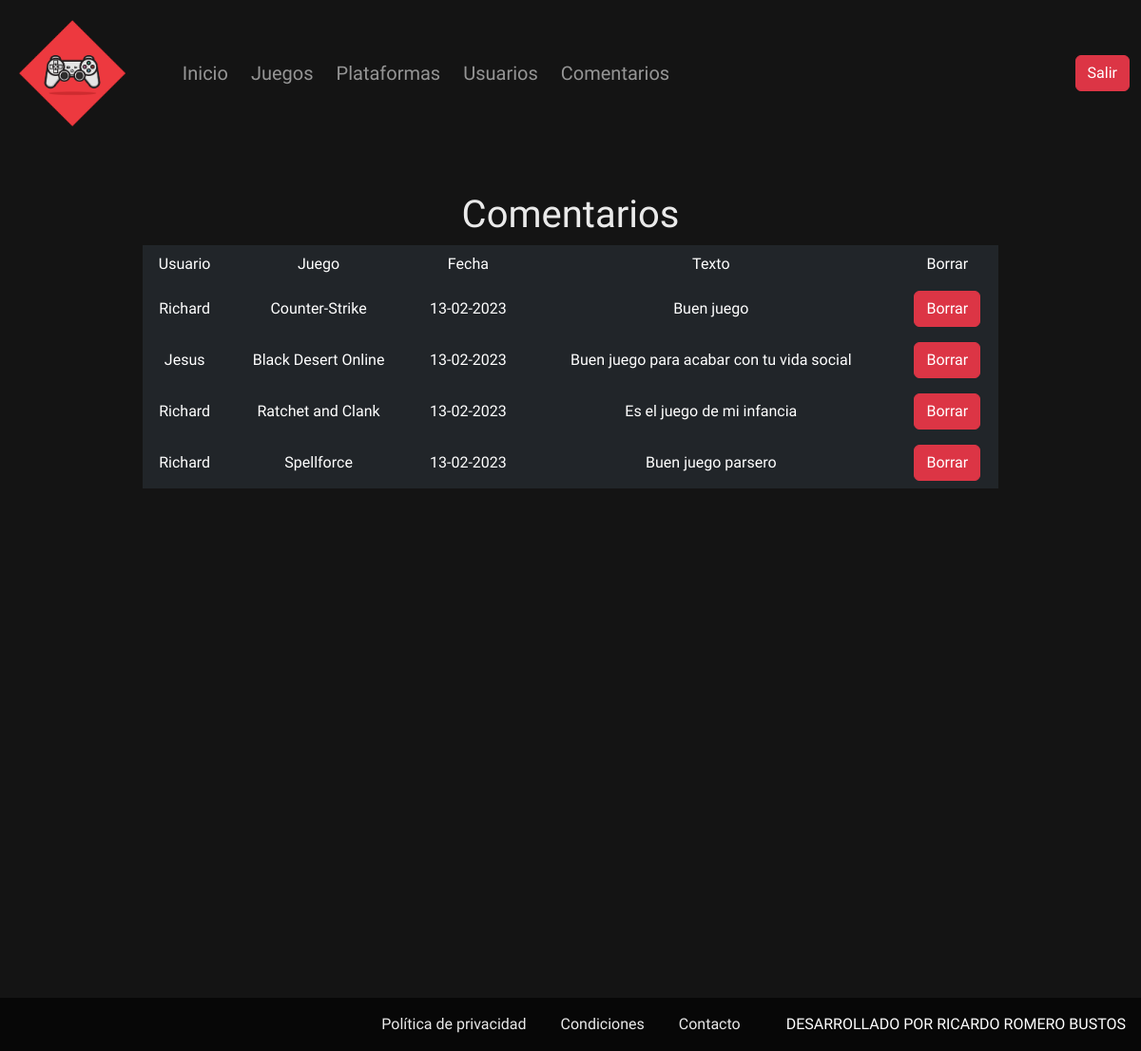
Before: /controladores/c_comentarios.php (signed in) with the older database file.
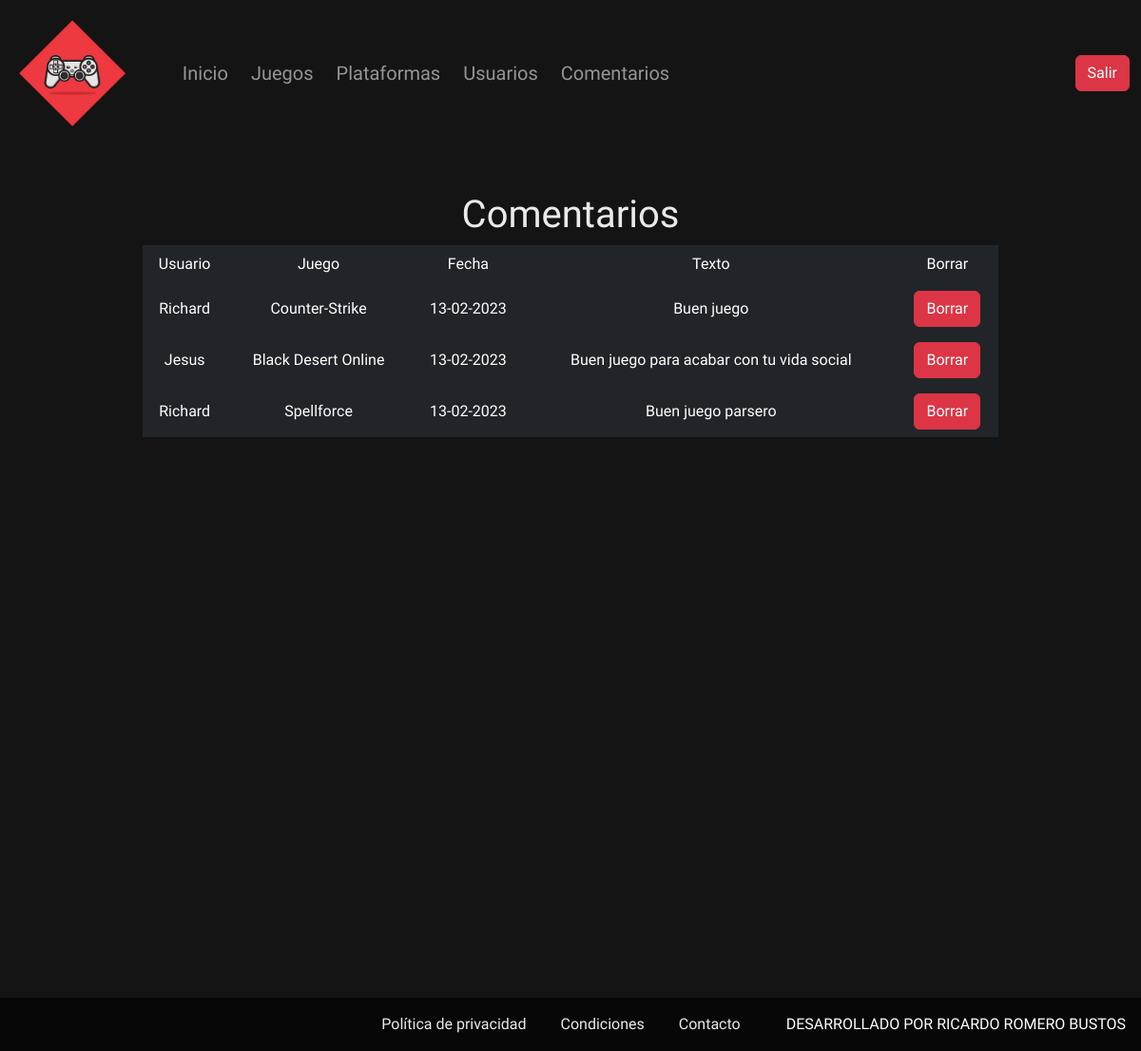
After: the same page with the newer database file.
### tables this page shows
CREATE TABLE `comentario` (
  `usuario` bigint(20) UNSIGNED NOT NULL,
  `juego` bigint(20) UNSIGNED NOT NULL,
  `fecha` date NOT NULL,
  `texto` varchar(100) NOT NULL
);

CREATE TABLE `usuarios` (
  `id` bigint(20) UNSIGNED NOT NULL,
  `nombre` varchar(50) DEFAULT NULL,
  `nick` varchar(20) NOT NULL,
  `pass` varchar(20) NOT NULL,
  `activo` tinyint(1) DEFAULT NULL
);

CREATE TABLE `juegos` (
  `id` bigint(20) UNSIGNED NOT NULL,
  `nombre` varchar(50) NOT NULL,
  `descripcion` varchar(50) NOT NULL,
  `plataforma` bigint(20) UNSIGNED NOT NULL,
  `caratula` varchar(50) NOT NULL,
  `fecha_lanzamiento` date NOT NULL,
  `activo` tinyint(1) NOT NULL
);

### controladores/c_comentarios.php (called while the page is built, shortened)
<?php
    require_once("../funciones/funciones.php");
    require_once("../modelos/m_comentario.php");
    if(isset($_SESSION['nick']) && isset($_SESSION['pass'])){
        $nick=$_SESSION['nick'];
        $pass=$_SESSION['pass'];
        $esAdmin=comprobar_admin($nick,$pass);
        if($esAdmin){
            $header=headerAdmin();
        }else{
            $header=headerUsu();
            $tipo_usu="usuario";
        }
    }else{
        $header=headerGuest();
        $tipo_usu="invitado";
    }
    $comen=new comentario();
    $comentarios=$comen->todos_comentarios();
    include "../vistas/v_comentarios.php";
?>

### modelos/m_comentario.php (called while the page is built, shortened)
<?php
    class comentario{
        public function todos_comentarios(){
            $con=conectar::conexion();
            $buscar=$con->query("select usuarios.nombre nomusu, juegos.nombre nomjue, comentario.fecha, comentario.texto, comentario.usuario idusu, comentario.juego idjue from comentario,juegos,usuarios where usuario=usuarios.id and juego=juegos.id");
            if($buscar->num_rows>0){
                $i=0;
                while($fila_buscar=$buscar->fetch_array(MYSQLI_ASSOC)){
                    $datos[$i]['usuario']=$fila_buscar['nomusu'];
                    $datos[$i]['juego']=$fila_buscar['nomjue'];
                    $datos[$i]['fecha']=$fila_buscar['fecha'];
                    $datos[$i]['texto']=$fila_buscar['texto'];
                    $datos[$i]['id_usuario']=$fila_buscar['idusu'];
                    $datos[$i]['id_juego']=$fila_buscar['idjue'];
                    $i++;
                }
            }else{
                $datos=null;
            }
            return $datos;
        }
    }
?>

### vistas/v_comentarios.php (the view, shortened to what this page needs)
<!DOCTYPE html>
<html lang="en">
<head>
    <link rel="stylesheet" href="../assets/css/estilos.css">
    <link rel="stylesheet" href="https://cdnjs.cloudflare.com/ajax/libs/font-awesome/6.2.0/css/all.min.css"/>
    <link href="https://cdn.jsdelivr.net/npm/bootstrap@5.3.0-alpha1/dist/css/bootstrap.min.css" rel="stylesheet">
</head>
<body>
    <?php
        echo $header;
    ?>
    <main>
        <section class="seccionComentarios w-75 mx-auto my-5 text-center min-vh-100">
            <h1>Comentarios</h1>
            <?php
                if($comentarios!=null){
                    echo '<table class="table table-dark table-hover align-middle table-borderless">
                    <thead>
                    <tr>
                        <td>Usuario</td>
                        <td>Juego</td>
                        <td>Fecha</td>
                        <td>Texto</td>
                        <td>Borrar</td>
                    </tr>
                    </thead>
                    <tbody>';
                    for($i=0;$i<count($comentarios);$i++){
                        $fecha=date("d-m-Y",strtotime($comentarios[$i]['fecha']));
                        echo "<tr>
                        <td>".$comentarios[$i]['usuario']."</td>
                        <td>".$comentarios[$i]['juego']."</td>
                        <td>".$fecha."</td>
                        <td>".$comentarios[$i]['texto']."</td>";
                        echo '<td>
                            <form action="c_comentario_borrar.php" method="post">
                                <input type="hidden" name="id_usu" value="'.$comentarios[$i]['id_usuario'].'">
                                <input type="hidden" name="id_jue" value="'.$comentarios[$i]['id_juego'].'">
                                <input type="hidden" name="fecha" value="'.$comentarios[$i]['fecha'].'">
                                <input type="hidden" name="texto" value="'.$comentarios[$i]['texto'].'">
                                <input type="submit" name="enviar" id="btn-login" value="Borrar" class="btn btn-danger">
                            </form>
                        </td>';
                        echo "</tr>";
                    }
                    echo "</tbody>";
                    echo "</table>";
                }else{
                    echo "<p>Aún no hay comentarios</p>";
                }
            ?>
        </section>
    </main>
    <footer>
            <div>
                <a href="#">Política de privacidad</a>
                <a href="#">Condiciones</a>
                <a href="#">Contacto</a>
            </div>
            <span>DESARROLLADO POR RICARDO ROMERO BUSTOS</span>
        </footer>
</body>
</html>

Changed rows visible on the page:
removed comentario: usuario.nombre "Richard", juego.nombre "Ratchet and Clank", fecha "13-02-2023", texto "Es el juego de mi infancia"
